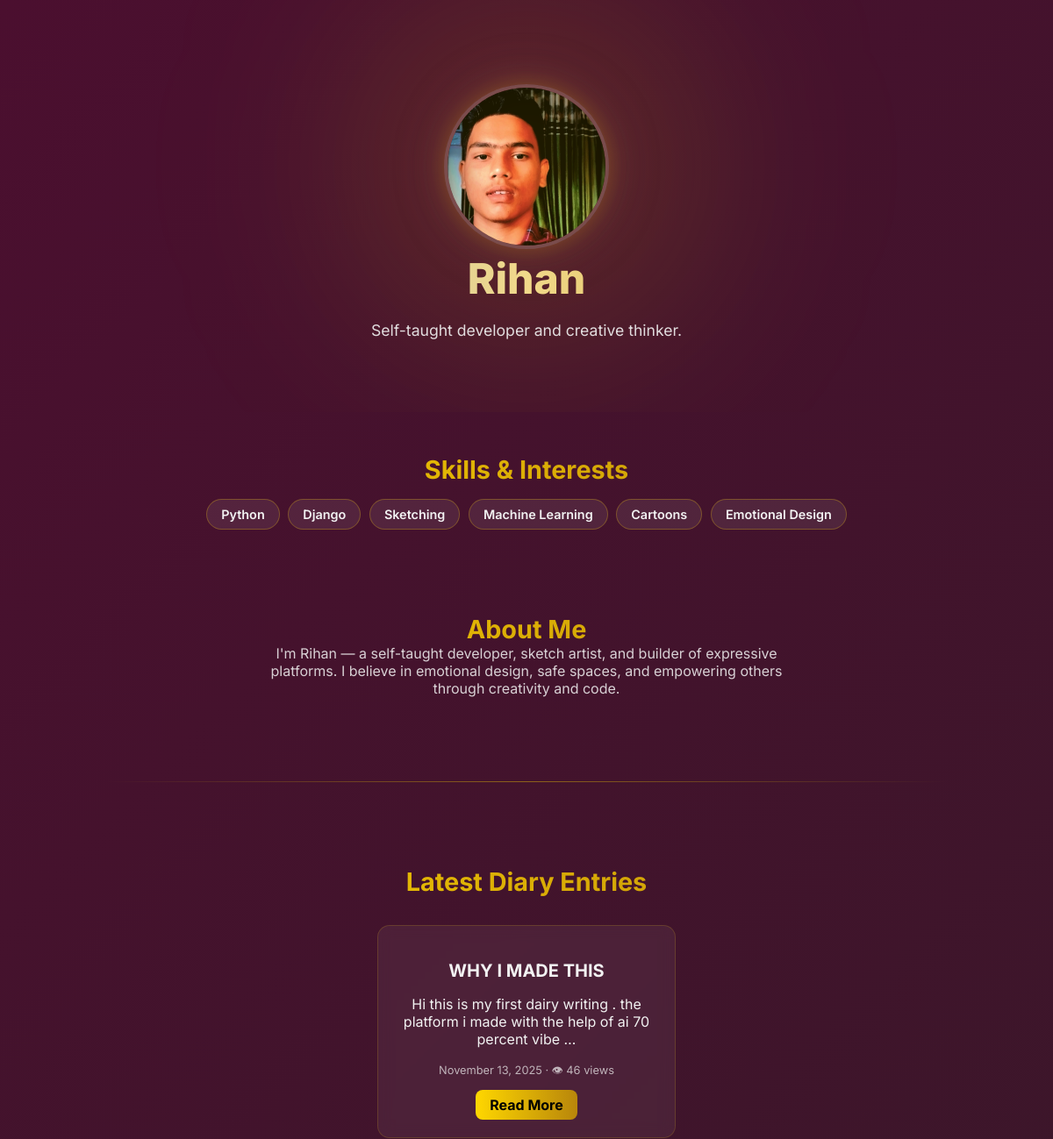
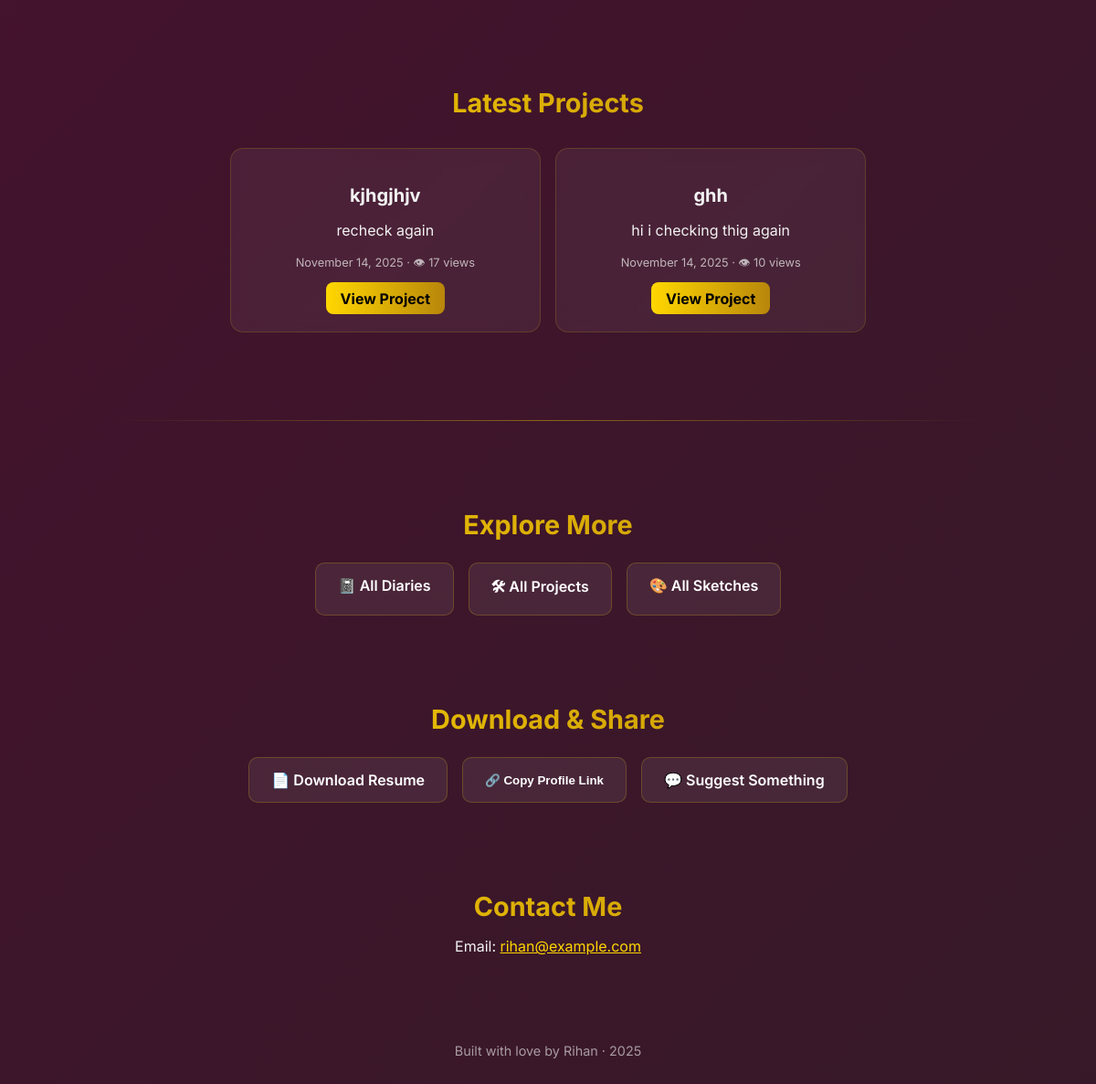
The page / on the database its author committed (2 pictures, top to bottom).
### core/models.py (models this page shows)
class DiaryEntry(models.Model):
    user = models.ForeignKey(User, on_delete=models.CASCADE)
    title = models.CharField(max_length=200)
    content = models.TextField()
    views = models.PositiveIntegerField(default=0)
    emotion_tag = models.CharField(max_length=50)
    created_at = models.DateTimeField(auto_now_add=True)
    is_private = models.BooleanField(default=True)

class Project(models.Model):
    user = models.ForeignKey(User, on_delete=models.CASCADE)
    title = models.CharField(max_length=200)
    description = models.TextField()
    tech_stack = models.CharField(max_length=200)
    image = models.ImageField(upload_to='projects/', blank=True, null=True)
    views= models.PositiveIntegerField(default =0)
    created_at = models.DateTimeField(auto_now_add=True)

### core/views.py (the view)
# urls.py: path('', home, name='home'),
def home(request):
    context = {
        'username': 'Rihan',
        'avatar_url': '/media/avatars/rihan.jpg',
        'bio': 'Self-taught developer and creative thinker.',
        'skills': ['Python', 'Django', 'Sketching'],
        'interests': ['Machine Learning', 'Cartoons', 'Emotional Design'],
        'resume_url': '/media/rihan_resume.pdf',
        'email': 'rihan@example.com',
        'latest_diaries': DiaryEntry.objects.filter(is_private=False).order_by('-created_at')[:3],
        'latest_projects': Project.objects.all().order_by('-created_at')[:3],
        'now': timezone.now(),
    }
    return render(request, 'home.html', context)

### core/templates/home.html (shortened to what this page needs)
{% load static %}
<!DOCTYPE html>
<html lang="en">
<head>
</head>
<body>
  <div class="hero">
    <div class="avatar-wrap avatar-wrap-parallax">
      <img src="{% static 'images/myphoto.jpg' %}" alt="My Photo">
    </div>
    <h1 class="hero-name">{{ username }}</h1>
    <p class="hero-bio">{{ bio }}</p>
  </div>
  <div class="section">
    <h2>Skills & Interests</h2>
    <div class="tags">
      {% for skill in skills %}
        <div class="tag">{{ skill }}</div>
      {% endfor %}
      {% for interest in interests %}
        <div class="tag">{{ interest }}</div>
      {% endfor %}
    </div>
  </div>
  <div class="section">
    <h2>About Me</h2>
    <p style="max-width: 600px; margin: 0 auto; opacity: 0.85;">
      I'm Rihan — a self-taught developer, sketch artist, and builder of expressive platforms.
      I believe in emotional design, safe spaces, and empowering others through creativity and code.
    </p>
  </div>
  <div class="divider"></div>
  <div class="section">
    <h2>Latest Diary Entries</h2>
    <div class="card-list">
      {% for entry in latest_diaries %}
      <div class="card">
        <h3>{{ entry.title }}</h3>
        <p>{{ entry.content|truncatewords:20 }}</p>
        <small>{{ entry.created_at|date:"F j, Y" }} · 👁 {{ entry.views }} views</small>
        <a href="{% url 'diary-detail' entry.pk %}" class="button">Read More</a>
      </div>
      {% endfor %}
    </div>
  </div>
  <div class="section">
    <h2>Latest Projects</h2>
    <div class="card-list">
      {% for project in latest_projects %}
      <div class="card">
        <h3>{{ project.title }}</h3>
        <p>{{ project.description|truncatewords:20 }}</p>
        <small>{{ project.created_at|date:"F j, Y" }} · 👁 {{ project.views }} views</small>
        <a href="{% url 'project-detail' project.pk %}" class="button">View Project</a>
      </div>
      {% endfor %}
    </div>
  </div>
  <div class="divider"></div>
  <div class="section">
    <h2>Explore More</h2>
    <div class="link-bar">
      <a href="{% url 'diary-list' %}">📓 All Diaries</a>
      <a href="{% url 'project-list' %}">🛠 All Projects</a>
      <a href="{% url 'sketch-list' %}">🎨 All Sketches</a>
    </div>
  </div>
  <div class="section">
    <h2>Download & Share</h2>
    <div class="link-bar">
      <a href="{{ resume_url }}" download>📄 Download Resume</a>
      <button onclick="navigator.clipboard.writeText(window.location.href)">🔗 Copy Profile Link</button>
      <a href="{% url 'suggest' %}">💬 Suggest Something</a>
    </div>
  </div>
  <div class="section">
    <h2>Contact Me</h2>
    <p>Email: <a style="color:#ffd700;" href="mailto:{{ email }}">{{ email }}</a></p>
  </div>
  <footer>Built with love by {{ username }} · {{ now|date:"Y" }}</footer>
</body>
</html>

### core/templates/home.html (style rules this page uses)
body { margin: 0; font-family: "Inter", sans-serif; color: #f2f2f2; background: linear-gradient(135deg, #4b0f2f, #361928 25%, #e84545 50%, #8134a3 75%, #000000 ); background-size: 400% 400%; animation: bgFlow 40s ease infinite; overflow-x: hidden; }
h1, h2 { margin: 0; padding: 0; }
.hero { padding: 6rem 1rem 4rem; text-align: center; position: relative; overflow: hidden; }
.hero::before { content: ""; position: absolute; top: 40%; left: 50%; width: 500px; height: 500px; transform: translate(-50%, -50%); background: radial-gradient(circle, rgba(255,215,0,0.28), transparent 70%); filter: blur(120px); z-index: 0; pointer-events: none; }
.avatar-wrap img { width: 180px; height: 180px; border-radius: 50%; object-fit: cover; border: 4px solid rgba(255, 235, 245, 0.2); box-shadow: 0 0 20px rgba(186, 137, 13, 0.25), 0 0 40px rgba(186, 137, 13, 0.15), 0 0 60px rgba(115, 45, 145, 0.25); z-index: 2; transition: transform 0.3s ease, box-shadow 0.3s ease; animation: pulseGlow 4s ease-in-out infinite; }
.hero-name { font-size: 3rem; font-weight: 800; background: linear-gradient(90deg, #9aaecc, #f1d98a, #b8860b); -webkit-background-clip: text; background-clip: text; color: transparent; -webkit-text-fill-color: transparent; z-index: 2; position: relative; }
.hero-bio { opacity: 0.9; max-width: 600px; margin: 1rem auto; font-size: 1.1rem; line-height: 1.7rem; z-index: 2; position: relative; }
.section { padding: 3rem 1rem; text-align: center; }
.section h2 { font-size: 1.8rem; background: linear-gradient(90deg, #ffd700, #b8860b); -webkit-background-clip: text; background-clip: text; -webkit-text-fill-color: transparent; }
.tags { display: flex; flex-wrap: wrap; justify-content: center; gap: 0.6rem; margin-top: 1rem; }
.tag { background: rgba(255, 255, 255, 0.08); padding: 0.5rem 1rem; border-radius: 20px; font-weight: 600; font-size: 0.9rem; border: 1px solid rgba(255, 215, 0, 0.25); }
.card-list { display: flex; flex-wrap: wrap; justify-content: center; gap: 1rem; margin-top: 2rem; }
.card { width: 300px; background: rgba(255, 255, 255, 0.06); padding: 1.2rem; border-radius: 14px; backdrop-filter: blur(8px); transition: 0.3s ease; border: 1px solid rgba(255, 215, 0, 0.15); }
.card h3 { font-size: 1.25rem; margin-bottom: 0.6rem; }
.card small { opacity: 0.7; display: block; margin-top: 0.5rem; font-size: 0.8rem; }
.button { display: inline-block; margin-top: 0.6rem; padding: 0.45rem 1rem; background: linear-gradient(90deg, #ffd700, #b8860b); color: #000; font-weight: 700; border-radius: 8px; text-decoration: none; transition: 0.25s; }
.link-bar { display: flex; flex-wrap: wrap; justify-content: center; gap: 1rem; margin-top: 1.5rem; }
.link-bar a, .link-bar button { background: rgba(255, 255, 255, 0.07); padding: 0.9rem 1.5rem; border-radius: 10px; text-decoration: none; color: #fff; border: 1px solid rgba(255, 215, 0, 0.2); transition: 0.3s; cursor: pointer; font-weight: 600; }
.divider { height: 1px; width: 80%; margin: 3rem auto; background: linear-gradient(90deg, transparent, rgba(255, 215, 0, 0.4), transparent); }
footer { text-align: center; padding: 2rem 1rem; opacity: 0.6; font-size: 0.9rem; }

### rows shown on the page
DiaryEntry: title "WHY I MADE THIS", content "Hi this is my first dairy writing . the platform i made with the help of ai 70 percent vibe …", created_at "November 13, 2025", views "46"
Project: title "kjhgjhjv", description "recheck again", created_at "November 14, 2025", views "17"
Project: title "ghh", description "hi i checking thig again", created_at "November 14, 2025", views "10"

### other values the page prints
{{ bio }} "Self-taught developer and creative thinker."
{{ skill }} "Python" "Django" "Sketching"
{{ interest }} "Machine Learning" "Cartoons" "Emotional Design"
{{ email }} "rihan@example.com"
{{ username }} "Rihan"
